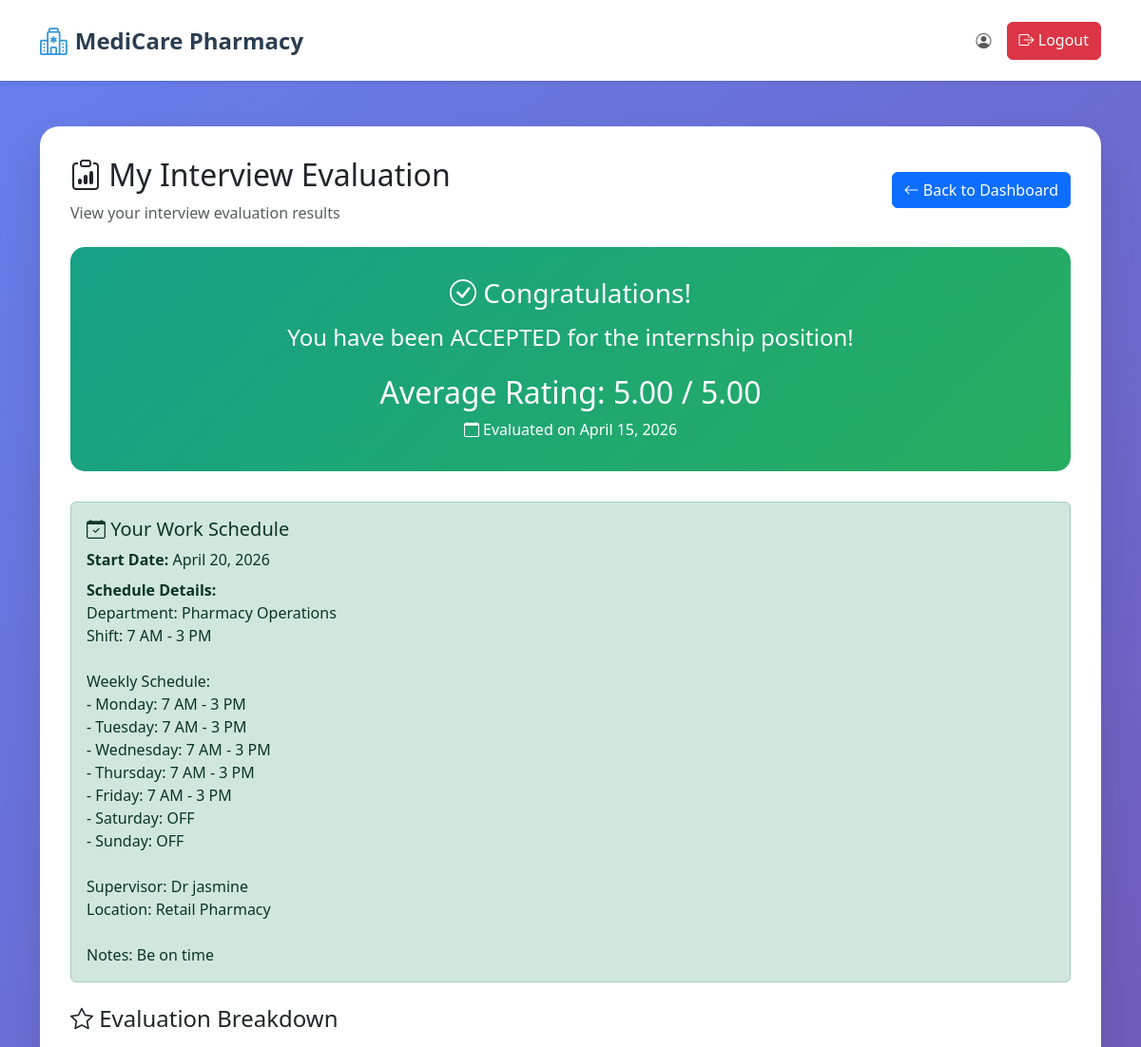
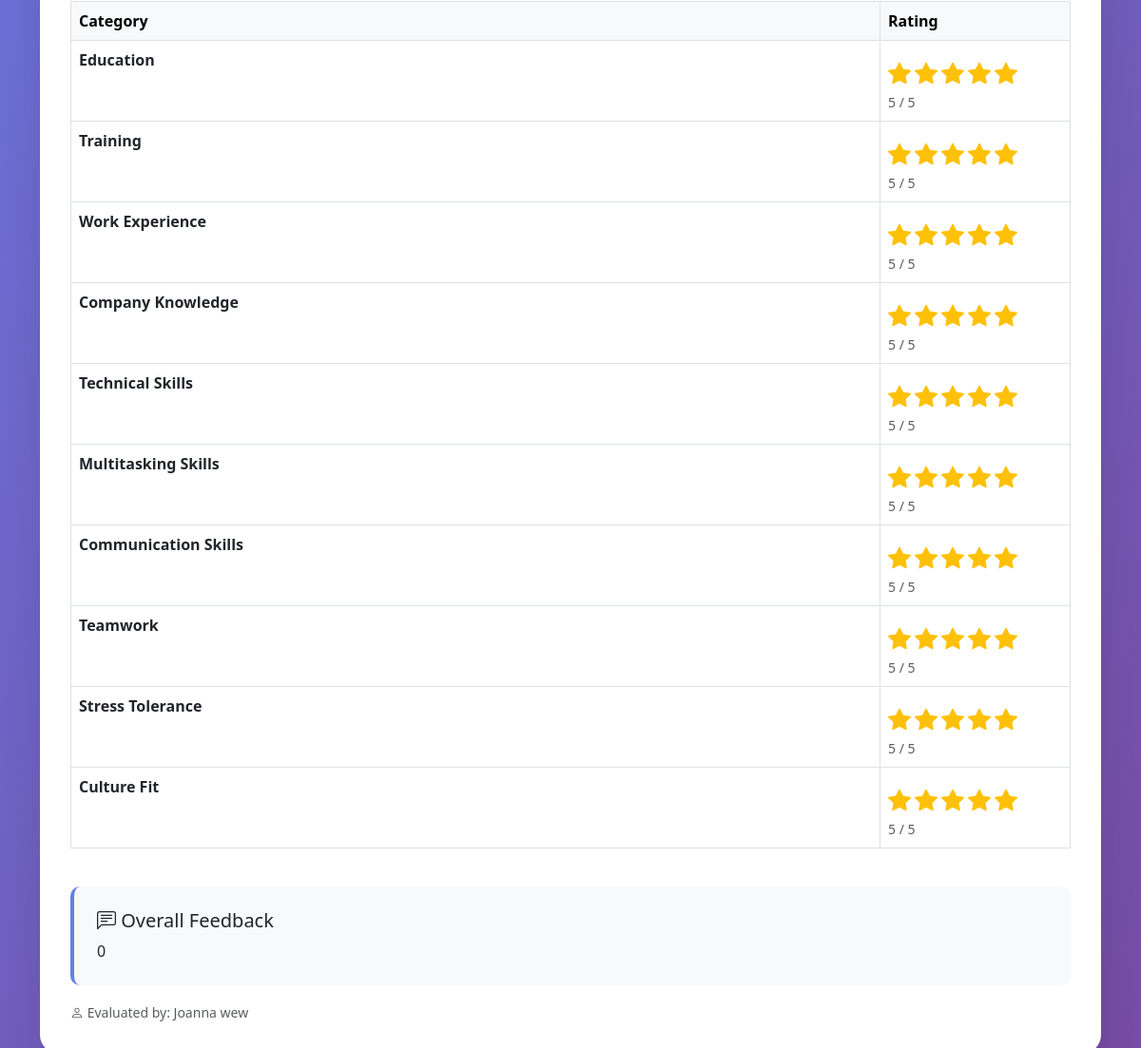
Page /Users/intern/my_evaluation.php (signed in) on the committed database (2 pictures, top to bottom).
### tables this page shows
CREATE TABLE `interview_evaluations` (
  `id` int(11) NOT NULL,
  `interview_assignment_id` int(11) NOT NULL,
  `user_id` int(11) NOT NULL,
  `evaluated_by` int(11) NOT NULL,
  `education_rating` int(11) DEFAULT NULL CHECK (`education_rating` between 1 and 5),
  `education_comments` text DEFAULT NULL,
  `training_rating` int(11) DEFAULT NULL CHECK (`training_rating` between 1 and 5),
  `training_comments` text DEFAULT NULL,
  `work_experience_rating` int(11) DEFAULT NULL CHECK (`work_experience_rating` between 1 and 5),
  `work_experience_comments` text DEFAULT NULL,
  `company_knowledge_rating` int(11) DEFAULT NULL CHECK (`company_knowledge_rating` between 1 and 5),
  `company_knowledge_comments` text DEFAULT NULL,
  `technical_skills_rating` int(11) DEFAULT NULL CHECK (`technical_skills_rating` between 1 and 5),
  `technical_skills_comments` text DEFAULT NULL,
  `multitasking_skills_rating` int(11) DEFAULT NULL CHECK (`multitasking_skills_rating` between 1 and 5),
  `multitasking_skills_comments` text DEFAULT NULL,
  `communication_skills_rating` int(11) DEFAULT NULL CHECK (`communication_skills_rating` between 1 and 5),
  `communication_skills_comments` text DEFAULT NULL,
  `teamwork_rating` int(11) DEFAULT NULL CHECK (`teamwork_rating` between 1 and 5),
  `teamwork_comments` text DEFAULT NULL,
  `stress_tolerance_rating` int(11) DEFAULT NULL CHECK (`stress_tolerance_rating` between 1 and 5),
  `stress_tolerance_comments` text DEFAULT NULL,
  `culture_fit_rating` int(11) DEFAULT NULL CHECK (`culture_fit_rating` between 1 and 5),
  `culture_fit_comments` text DEFAULT NULL,
  `average_rating` decimal(3,2) DEFAULT NULL,
  `overall_evaluation` text DEFAULT NULL,
  `final_decision` enum('pending','accepted','rejected') DEFAULT 'pending',
  `work_schedule_sent` tinyint(1) DEFAULT 0,
  `work_start_date` date DEFAULT NULL,
  `work_schedule_details` text DEFAULT NULL,
  `created_at` timestamp NOT NULL DEFAULT current_timestamp(),
  `updated_at` timestamp NOT NULL DEFAULT current_timestamp() ON UPDATE current_timestamp()
);

CREATE TABLE `users` (
  `id` int(11) NOT NULL,
  `first_name` varchar(50) NOT NULL,
  `middle_name` varchar(50) DEFAULT NULL,
  `last_name` varchar(50) NOT NULL,
  `birth_date` date DEFAULT NULL,
  `phone_number` varchar(20) NOT NULL,
  `email` varchar(100) NOT NULL,
  `password` varchar(255) NOT NULL,
  `role_id` int(11) NOT NULL DEFAULT 4,
  `is_active` tinyint(1) NOT NULL DEFAULT 1,
  `created_at` timestamp NOT NULL DEFAULT current_timestamp(),
  `updated_at` timestamp NOT NULL DEFAULT current_timestamp() ON UPDATE current_timestamp()
);

### Users/intern/my_evaluation.php (the view, shortened to what this page needs)
<?php
require_once '../../config.php';
$user_id = $_SESSION['user_id'];
$sql = "SELECT ie.*, isch.batch_number, isch.interview_date,
        hr.first_name as hr_first_name, hr.last_name as hr_last_name
        FROM interview_evaluations ie
        JOIN interview_assignments ia ON ie.interview_assignment_id = ia.id
        JOIN interview_schedule isch ON ia.schedule_id = isch.id
        JOIN users hr ON ie.evaluated_by = hr.id
        WHERE ie.user_id = ?
        ORDER BY ie.created_at DESC
        LIMIT 1";
$stmt = $conn->prepare($sql);
$stmt->bind_param("i", $user_id);
$stmt->execute();
$evaluation = $stmt->get_result()->fetch_assoc();
$categories = [
    ['name' => 'education', 'label' => 'Education'],
    ['name' => 'training', 'label' => 'Training'],
    ['name' => 'work_experience', 'label' => 'Work Experience'],
    ['name' => 'company_knowledge', 'label' => 'Company Knowledge'],
    ['name' => 'technical_skills', 'label' => 'Technical Skills'],
    ['name' => 'multitasking_skills', 'label' => 'Multitasking Skills'],
    ['name' => 'communication_skills', 'label' => 'Communication Skills'],
    ['name' => 'teamwork', 'label' => 'Teamwork'],
    ['name' => 'stress_tolerance', 'label' => 'Stress Tolerance'],
    ['name' => 'culture_fit', 'label' => 'Culture Fit']
];
?>
<!DOCTYPE html>
<html lang="en">
<head>
    <link href="https://cdn.jsdelivr.net/npm/bootstrap@5.3.0/dist/css/bootstrap.min.css" rel="stylesheet">
    <link rel="stylesheet" href="https://cdn.jsdelivr.net/npm/bootstrap-icons@1.11.0/font/bootstrap-icons.css">
    <link rel="stylesheet" href="../../style.css">
</head>
<body>
    <?php include 'header.php'; ?>
    <div class="evaluation-container">
        <div class="container">
            <div class="evaluation-card">
                <div class="d-flex justify-content-between align-items-center mb-4">
                    <div>
                        <h2><i class="bi bi-clipboard-data"></i> My Interview Evaluation</h2>
                        <p class="text-muted mb-0">View your interview evaluation results</p>
                    </div>
                    <a href="dashboard.php" class="btn btn-primary">
                        <i class="bi bi-arrow-left"></i> Back to Dashboard
                    </a>
                </div>
                <?php if (!$evaluation): ?>
                    <div class="alert alert-info text-center py-5">
                        <i class="bi bi-info-circle" style="font-size: 3rem;"></i>
                        <h4 class="mt-3">No Evaluation Yet</h4>
                        <p>Your interview evaluation is not available yet. Please check back later.</p>
                    </div>
                <?php else: ?>
                    <div class="result-header <?php echo $evaluation['final_decision'] === 'rejected' ? 'rejected' : ''; ?>">
                        <h3>
                            <?php if ($evaluation['final_decision'] === 'accepted'): ?>
                                <i class="bi bi-check-circle"></i> Congratulations!
                            <?php else: ?>
                                <i class="bi bi-x-circle"></i> Interview Result
                            <?php endif; ?>
                        </h3>
                        <h4 class="mt-3">
                            <?php if ($evaluation['final_decision'] === 'accepted'): ?>
                                You have been ACCEPTED for the internship position!
                            <?php else: ?>
                                Thank you for your interest in our internship program.
                            <?php endif; ?>
                        </h4>
                        <h2 class="mt-4">Average Rating: <?php echo number_format($evaluation['average_rating'], 2); ?> / 5.00</h2>
                        <p class="mb-0">
                            <i class="bi bi-calendar"></i> Evaluated on <?php echo date('F d, Y', strtotime($evaluation['created_at'])); ?>
                        </p>
                    </div>
                    <?php if ($evaluation['final_decision'] === 'accepted' && $evaluation['work_start_date']): ?>
                        <div class="alert alert-success">
                            <h5><i class="bi bi-calendar-check"></i> Your Work Schedule</h5>
                            <p class="mb-2">
                                <strong>Start Date:</strong> <?php echo date('F d, Y', strtotime($evaluation['work_start_date'])); ?>
                            </p>
                            <?php if ($evaluation['work_schedule_details']): ?>
                                <p class="mb-0">
                                    <strong>Schedule Details:</strong><br>
                                    <?php echo nl2br(htmlspecialchars($evaluation['work_schedule_details'])); ?>
                                </p>
                            <?php endif; ?>
                        </div>
                    <?php endif; ?>
                    <h4 class="mt-4 mb-3"><i class="bi bi-star"></i> Evaluation Breakdown</h4>
                    <div class="table-responsive">
                        <table class="table table-bordered">
                            <thead class="table-light">
                                <tr>
                                    <th>Category</th>
                                    <th width="200">Rating</th>
                                </tr>
                            </thead>
                            <tbody>
                                <?php foreach ($categories as $category):
                                    $rating_field = $category['name'] . '_rating';
                                    $rating = $evaluation[$rating_field];
                                ?>
                                    <tr>
                                        <td><strong><?php echo $category['label']; ?></strong></td>
                                        <td>
                                            <div class="rating-display">
                                                <?php for ($i = 1; $i <= 5; $i++): ?>
                                                    <i class="bi bi-star<?php echo $i <= $rating ? '-fill' : ''; ?> rating-star"></i>
                                                <?php endfor; ?>
                                            </div>
                                            <small class="text-muted"><?php echo $rating; ?> / 5</small>
                                        </td>
                                    </tr>
                                <?php endforeach; ?>
                            </tbody>
                        </table>
                    </div>
                    <div class="category-section mt-4">
                        <h5><i class="bi bi-chat-left-text"></i> Overall Feedback</h5>
                        <p class="mb-0"><?php echo nl2br(htmlspecialchars($evaluation['overall_evaluation'])); ?></p>
                    </div>
                    <div class="text-muted mt-3">
                        <small>
                            <i class="bi bi-person"></i> Evaluated by: <?php echo htmlspecialchars($evaluation['hr_first_name'] . ' ' . $evaluation['hr_last_name']); ?>
                        </small>
                    </div>
                <?php endif; ?>
            </div>
        </div>
    </div>
</body>
</html>

### style.css (style rules this page uses)
* { margin: 0; padding: 0; box-sizing: border-box; }
body { font-family: 'Segoe UI', Tahoma, Geneva, Verdana, sans-serif; overflow-x: hidden; }

### Users/intern/my_evaluation.php (style rules this page uses)
.evaluation-container { min-height: 100vh; background: linear-gradient(135deg, #667eea 0%, #764ba2 100%); padding: 2rem 0; }
.evaluation-card { background: white; border-radius: 20px; box-shadow: 0 20px 40px rgba(0, 0, 0, 0.1); padding: 2rem; margin: 1rem 0; }
.result-header { background: linear-gradient(135deg, #16a085 0%, #27ae60 100%); color: white; padding: 2rem; border-radius: 15px; margin-bottom: 2rem; text-align: center; }
.rating-display { display: flex; gap: 0.25rem; margin-top: 0.5rem; }
.rating-star { color: #ffc107; font-size: 1.5rem; }
.category-section { background: #f8f9fa; border-radius: 10px; padding: 1.5rem; margin-bottom: 1rem; border-left: 4px solid #667eea; }

### rows in the picture
interview_evaluations: average_rating "5.00", created_at "April 15, 2026", work_start_date "April 20, 2026", work_schedule_details "Department: Pharmacy Operations Shift: 7 AM - 3 PM Weekly Schedule: - Monday: 7 AM - 3 PM - Tuesday: 7 AM - 3 PM - Wednesday: 7 AM - 3 PM - Thursday: 7 AM - 3 PM - Friday: 7 AM - 3 PM - Saturday: OFF - Sunday: OFF Supervisor: Dr jasmine Location: Retail Pharmacy Notes: Be on time", education_rating "5", training_rating "5", work_experience_rating "5", company_knowledge_rating "5", technical_skills_rating "5", multitasking_skills_rating "5", communication_skills_rating "5", teamwork_rating "5", stress_tolerance_rating "5", culture_fit_rating "5", overall_evaluation "0", evaluated_by.last_name "Joanna wew"

### other values in the picture
$category['label'] "Education"
$category['label'] "Training"
$category['label'] "Work Experience"
$category['label'] "Company Knowledge"
$category['label'] "Technical Skills"
$category['label'] "Multitasking Skills"
$category['label'] "Communication Skills"
$category['label'] "Teamwork"
$category['label'] "Stress Tolerance"
$category['label'] "Culture Fit"
